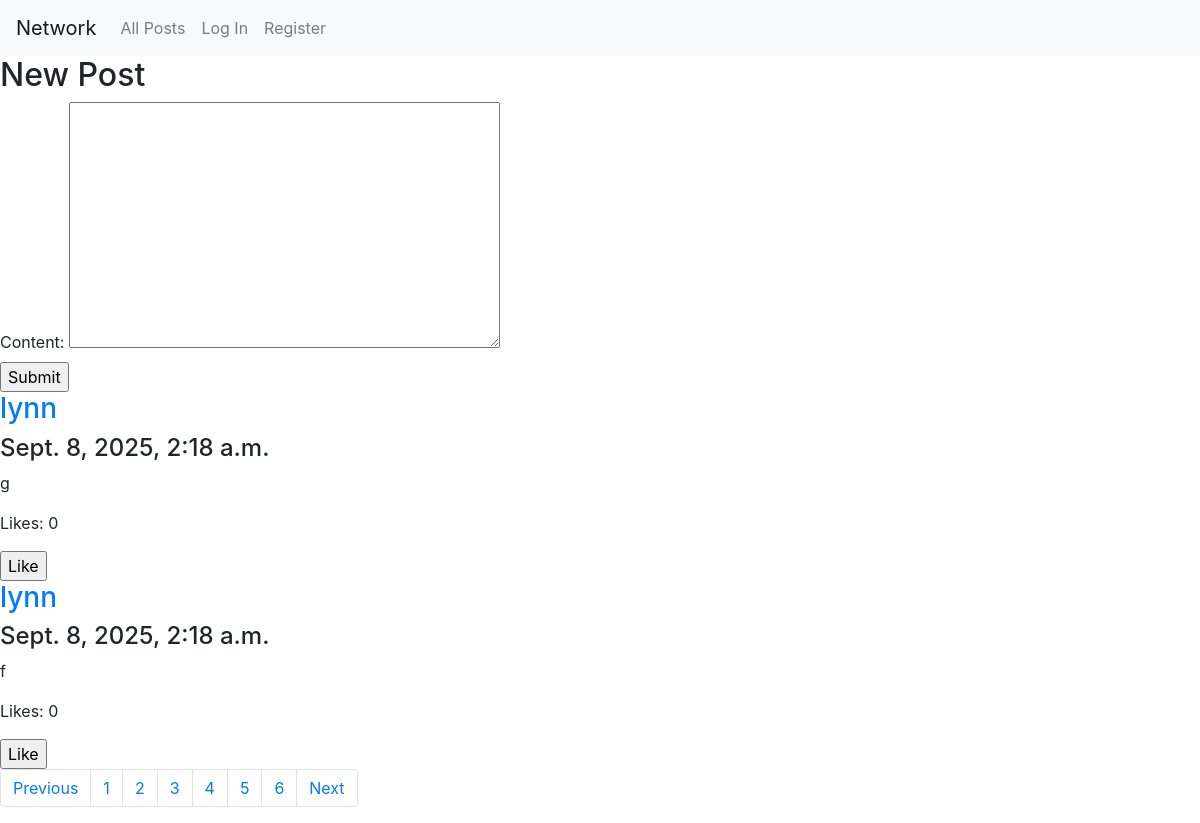
Before: / with the older database file.
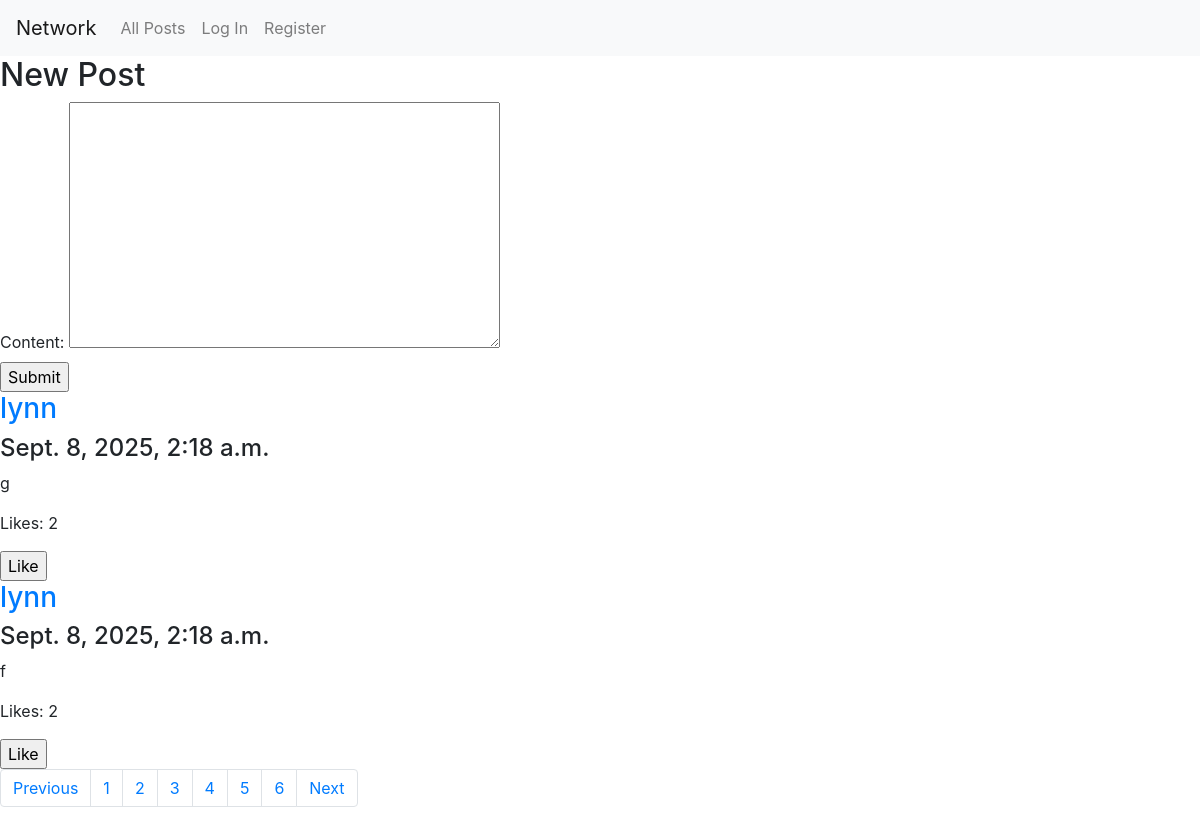
After: the same page with the newer database file.
### network/models.py (models this page shows)
class Post(models.Model):
    user = models.ForeignKey("User", on_delete=models.CASCADE, related_name="posts")
    content = models.TextField(blank=True)
    like_count = models.IntegerField(default=0)
    created_timestamp = models.DateTimeField(auto_now_add=True)
    likers = models.ManyToManyField("User", related_name="liked_posts")

class User(AbstractUser):
    following = models.ManyToManyField("User", related_name="followers")

### network/views.py (the view)
# urls.py: path("", views.index, name="index"),
def index(request, page=1):
    post_form = PostForm()
    posts = Post.objects.all().order_by('-created_timestamp')
    posts_paginated = Paginator(posts, 2)
    page_nums = range(1, posts_paginated.num_pages + 1)
    page = int(page)
    return render(request, "network/index.html", {
        'post_form': post_form,
        'posts': posts_paginated.page(page).object_list,
        'page_nums': page_nums,
        'next_page': page + 1 if page + 1 <= posts_paginated.num_pages else posts_paginated.num_pages,
        'prev_page': page - 1 if page - 1 > 0 else 1,
        'from_view': 'index',
    })

### network/views.py
class PostForm(forms.Form):
    content = forms.CharField(label='Content', widget=forms.Textarea, required=True)

### network/templates/network/index.html (shortened to what this page needs)
{% extends "network/layout.html" %}
{% load static %}
{% block body %}
    {% if post_form %}
        <h2>New Post</h2>
        <form action="{% url 'create_post' %}" method="post">
            {{ post_form }}
            <input type="submit" value="Submit">
        </form>
    {% else %}
        <h2>Following</h2>
    {% endif %}
    {% for p in posts %}
        <a href="{% url 'profile' p.user.pk %}"><h3>{{ p.user.username }}</h3></a>
        <h4>{{  p.created_timestamp }}</h4>
        <p>{{ p.content }}</p>
        <p>Likes: <span class="like-count" data-post-id={{ p.pk }}>{{ p.like_count }}</span></p>
        <form class="like-form" data-post-id={{ p.pk }} method="POST" action="{% url 'like' p.pk%}">
          <input type="submit" value="Like">
        </form>
    {% endfor %}
    <nav aria-label="Page navigation example">
        <ul class="pagination">
          <li class="page-item"><a class="page-link" href="{% url from_view prev_page %}">Previous</a></li>
          {% for pn in page_nums %}
            <li class="page-item"><a class="page-link" href="{% url from_view pn %}">{{ pn }}</a></li>
          {% endfor %}
          <li class="page-item"><a class="page-link" href="{% url from_view next_page %}">Next</a></li>
        </ul>
      </nav>
{% endblock %}

Changed rows visible on the page:
changed Post (number 1 of 2 on the later page): like_count "0" → "2"
changed Post (number 2 of 2 on the later page): like_count "0" → "2"
